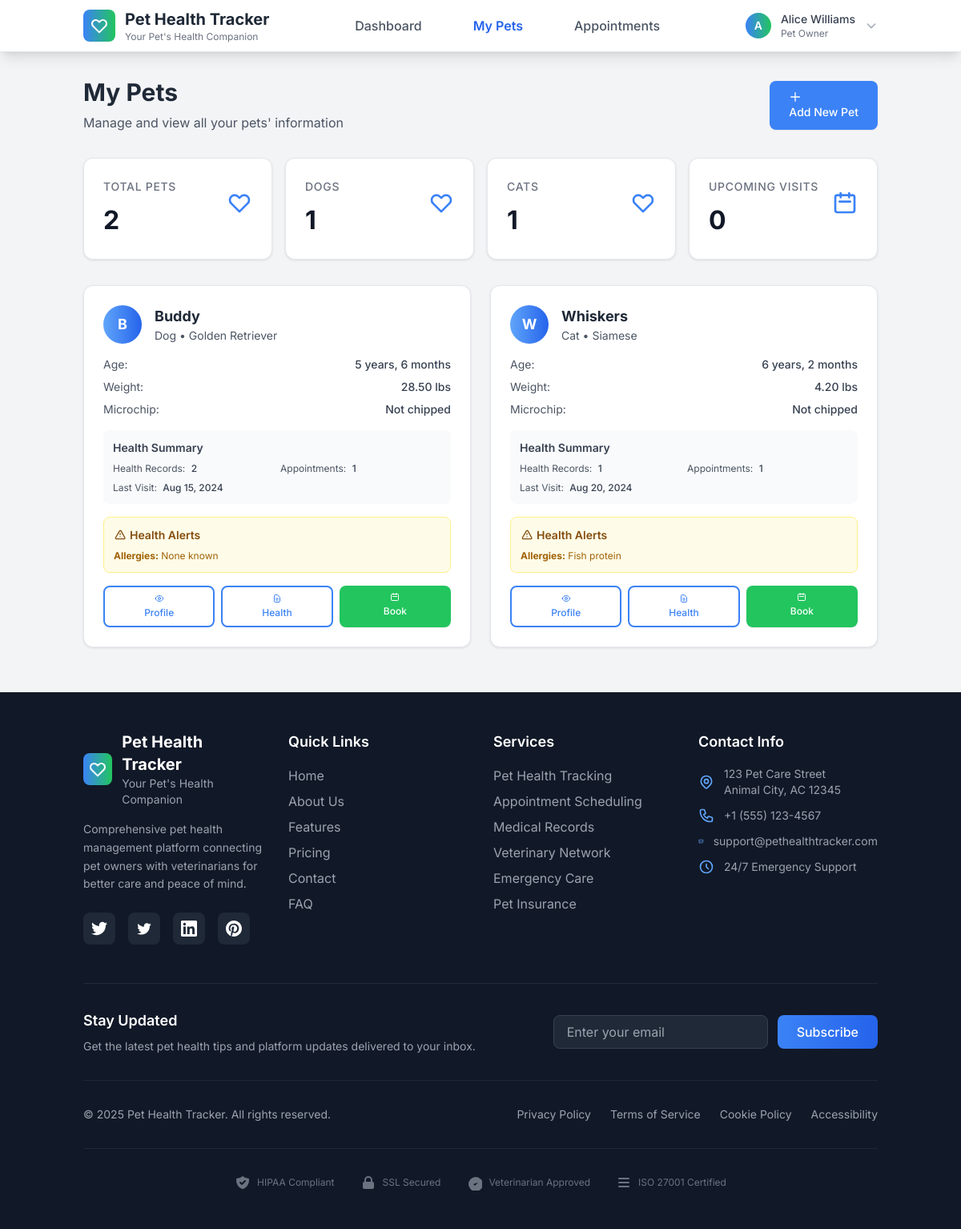
Page /my_pets.php (signed in) on the committed database.
### tables this page shows
CREATE TABLE `pets` (
  `id` INT UNSIGNED NOT NULL AUTO_INCREMENT,
  `owner_id` INT UNSIGNED NOT NULL,
  `name` VARCHAR(100) NOT NULL,
  `species` VARCHAR(50) NOT NULL,
  `breed` VARCHAR(100),
  `gender` ENUM('male','female','unknown') DEFAULT 'unknown',
  `dob` DATE,
  `weight` DECIMAL(5,2),
  `color` VARCHAR(100),
  `microchip_id` VARCHAR(50),
  `is_spayed_neutered` TINYINT(1) DEFAULT 0,
  `allergies` TEXT,
  `medications` TEXT,
  `special_needs` TEXT,
  `notes` TEXT,
  `emergency_contact` VARCHAR(255),
  `emergency_phone` VARCHAR(20),
  `photo_url` VARCHAR(500),
  `is_active` TINYINT(1) DEFAULT 1,
  `created_at` TIMESTAMP NOT NULL DEFAULT CURRENT_TIMESTAMP,
  `updated_at` TIMESTAMP NOT NULL DEFAULT CURRENT_TIMESTAMP ON UPDATE CURRENT_TIMESTAMP,
  PRIMARY KEY (`id`),
  UNIQUE KEY `uq_pets_microchip` (`microchip_id`),
  KEY `idx_pets_owner` (`owner_id`),
  KEY `idx_pets_species` (`species`),
  CONSTRAINT `fk_pets_owner` FOREIGN KEY (`owner_id`) REFERENCES `users` (`id`) ON DELETE CASCADE
);

### my_pets.php (the view, shortened to what this page needs)
<?php
require 'db.php';
$user_id = $_SESSION['user_id'];
$pets_query = "
    SELECT p.*,
           COUNT(DISTINCT hr.id) as health_records_count,
           COUNT(DISTINCT a.id) as appointments_count,
           COUNT(DISTINCT CASE WHEN a.appointment_date >= CURDATE() AND a.status = 'confirmed' THEN a.id END) as upcoming_appointments,
           MAX(hr.record_date) as last_health_record,
           MAX(a.appointment_date) as last_appointment
    FROM pets p
    LEFT JOIN health_records hr ON p.id = hr.pet_id
    LEFT JOIN appointments a ON p.id = a.pet_id
    WHERE p.owner_id = $user_id
    GROUP BY p.id
    ORDER BY p.name
";
$pets_result = $conn->query($pets_query);
$pets = $pets_result->fetch_all(MYSQLI_ASSOC);
$health_alerts = [];
?>
<!DOCTYPE html>
<html lang="en">
<head>
    <script src="https://cdn.tailwindcss.com"></script>
    <link href="assets/css/tailwind.css" rel="stylesheet">
</head>
<body class="bg-gray-100 min-h-screen">
    <?php include 'includes/header.php'; ?>
    <div class="container py-8">
        <div class="mb-8">
            <div class="flex items-center justify-between">
                <div>
                    <h1 class="text-3xl font-bold text-gray-800 mb-2">My Pets</h1>
                    <p class="text-gray-600">Manage and view all your pets' information</p>
                </div>
                <a href="add_pet.php" class="btn btn-primary">
                    <svg class="w-4 h-4 mr-2" fill="none" stroke="currentColor" viewBox="0 0 24 24">
                        <path stroke-linecap="round" stroke-linejoin="round" stroke-width="2" d="M12 4v16m8-8H4"></path>
                    </svg>
                    Add New Pet
                </a>
            </div>
        </div>
        <div class="grid md:grid-cols-4 gap-4 mb-8">
            <div class="stat-card">
                <div class="flex items-center justify-between">
                    <div>
                        <div class="stat-title">Total Pets</div>
                        <div class="stat-value"><?php echo count($pets); ?></div>
                    </div>
                    <svg class="stat-icon" fill="none" stroke="currentColor" viewBox="0 0 24 24">
                        <path stroke-linecap="round" stroke-linejoin="round" stroke-width="2" d="M4.318 6.318a4.5 4.5 0 000 6.364L12 20.364l7.682-7.682a4.5 4.5 0 00-6.364-6.364L12 7.636l-1.318-1.318a4.5 4.5 0 00-6.364 0z"></path>
                    </svg>
                </div>
            </div>
            <div class="stat-card">
                <div class="flex items-center justify-between">
                    <div>
                        <div class="stat-title">Dogs</div>
                        <div class="stat-value"><?php echo count(array_filter($pets, function($p) { return strtolower($p['species']) === 'dog'; })); ?></div>
                    </div>
                    <svg class="stat-icon" fill="none" stroke="currentColor" viewBox="0 0 24 24">
                        <path stroke-linecap="round" stroke-linejoin="round" stroke-width="2" d="M4.318 6.318a4.5 4.5 0 000 6.364L12 20.364l7.682-7.682a4.5 4.5 0 00-6.364-6.364L12 7.636l-1.318-1.318a4.5 4.5 0 00-6.364 0z"></path>
                    </svg>
                </div>
            </div>
            <div class="stat-card">
                <div class="flex items-center justify-between">
                    <div>
                        <div class="stat-title">Cats</div>
                        <div class="stat-value"><?php echo count(array_filter($pets, function($p) { return strtolower($p['species']) === 'cat'; })); ?></div>
                    </div>
                    <svg class="stat-icon" fill="none" stroke="currentColor" viewBox="0 0 24 24">
                        <path stroke-linecap="round" stroke-linejoin="round" stroke-width="2" d="M4.318 6.318a4.5 4.5 0 000 6.364L12 20.364l7.682-7.682a4.5 4.5 0 00-6.364-6.364L12 7.636l-1.318-1.318a4.5 4.5 0 00-6.364 0z"></path>
                    </svg>
                </div>
            </div>
            <div class="stat-card">
                <div class="flex items-center justify-between">
                    <div>
                        <div class="stat-title">Upcoming Visits</div>
                        <div class="stat-value"><?php echo array_sum(array_column($pets, 'upcoming_appointments')); ?></div>
                    </div>
                    <svg class="stat-icon" fill="none" stroke="currentColor" viewBox="0 0 24 24">
                        <path stroke-linecap="round" stroke-linejoin="round" stroke-width="2" d="M8 7V3m8 4V3m-9 8h10M5 21h14a2 2 0 002-2V7a2 2 0 00-2-2H5a2 2 0 00-2 2v12a2 2 0 002 2z"></path>
                    </svg>
                </div>
            </div>
        </div>
        <?php if (empty($pets)): ?>
            <div class="card">
                <div class="card-body text-center py-12">
                    <svg class="mx-auto w-16 h-16 text-gray-400 mb-4" fill="none" stroke="currentColor" viewBox="0 0 24 24">
                        <path stroke-linecap="round" stroke-linejoin="round" stroke-width="2" d="M4.318 6.318a4.5 4.5 0 000 6.364L12 20.364l7.682-7.682a4.5 4.5 0 00-6.364-6.364L12 7.636l-1.318-1.318a4.5 4.5 0 00-6.364 0z"></path>
                    </svg>
                    <h3 class="text-xl font-medium text-gray-700 mb-2">No pets registered yet</h3>
                    <p class="text-gray-500 mb-6">Add your first pet to start tracking their health</p>
                    <a href="add_pet.php" class="btn btn-primary">Add Your First Pet</a>
                </div>
            </div>
        <?php else: ?>
            <div class="grid lg:grid-cols-2 xl:grid-cols-3 gap-6">
                <?php foreach ($pets as $pet): ?>
                    <div class="card hover:shadow-lg transition-shadow">
                        <div class="card-body">
                            <div class="flex items-center mb-4">
                                <div class="w-12 h-12 bg-gradient-to-r from-blue-400 to-blue-600 rounded-full flex items-center justify-center mr-4">
                                    <span class="text-white font-bold text-lg"><?php echo strtoupper(substr($pet['name'], 0, 1)); ?></span>
                                </div>
                                <div class="flex-1">
                                    <h3 class="text-lg font-bold text-gray-800"><?php echo htmlspecialchars($pet['name']); ?></h3>
                                    <p class="text-sm text-gray-600"><?php echo htmlspecialchars($pet['species']); ?> • <?php echo htmlspecialchars($pet['breed'] ?? 'Mixed'); ?></p>
                                </div>
                            </div>
                            <div class="space-y-2 mb-4">
                                <div class="flex justify-between text-sm">
                                    <span class="text-gray-600">Age:</span>
                                    <span class="font-medium">
                                        <?php
                                        if ($pet['dob']) {
                                            $birth = new DateTime($pet['dob']);
                                            $now = new DateTime();
                                            $age = $birth->diff($now);
                                            echo $age->y . ' years, ' . $age->m . ' months';
                                        } else {
                                            echo 'Unknown';
                                        }
                                        ?>
                                    </span>
                                </div>
                                <div class="flex justify-between text-sm">
                                    <span class="text-gray-600">Weight:</span>
                                    <span class="font-medium"><?php echo $pet['weight'] ? $pet['weight'] . ' lbs' : 'Not recorded'; ?></span>
                                </div>
                                <div class="flex justify-between text-sm">
                                    <span class="text-gray-600">Microchip:</span>
                                    <span class="font-medium"><?php echo $pet['microchip_id'] ?: 'Not chipped'; ?></span>
                                </div>
                            </div>
                            <div class="bg-gray-50 rounded-lg p-3 mb-4">
                                <h4 class="text-sm font-semibold text-gray-700 mb-2">Health Summary</h4>
                                <div class="grid grid-cols-2 gap-2 text-xs">
                                    <div>
                                        <span class="text-gray-600">Health Records:</span>
                                        <span class="font-medium ml-1"><?php echo $pet['health_records_count']; ?></span>
                                    </div>
                                    <div>
                                        <span class="text-gray-600">Appointments:</span>
                                        <span class="font-medium ml-1"><?php echo $pet['appointments_count']; ?></span>
                                    </div>
                                    <div class="col-span-2">
                                        <span class="text-gray-600">Last Visit:</span>
                                        <span class="font-medium ml-1">
                                            <?php echo $pet['last_appointment'] ? date('M j, Y', strtotime($pet['last_appointment'])) : 'Never'; ?>
                                        </span>
                                    </div>
                                </div>
                            </div>
                            <?php if (!empty($health_alerts[$pet['id']]) || $pet['allergies'] || $pet['special_needs']): ?>
                                <div class="bg-yellow-50 border border-yellow-200 rounded-lg p-3 mb-4">
                                    <h4 class="text-sm font-semibold text-yellow-800 mb-2 flex items-center">
                                        <svg class="w-4 h-4 mr-1" fill="none" stroke="currentColor" viewBox="0 0 24 24">
                                            <path stroke-linecap="round" stroke-linejoin="round" stroke-width="2" d="M12 9v2m0 4h.01m-6.938 4h13.856c1.54 0 2.502-1.667 1.732-2.5L13.732 4c-.77-.833-1.964-.833-2.732 0L3.732 16.5c-.77.833.192 2.5 1.732 2.5z"></path>
                                        </svg>
                                        Health Alerts
                                    </h4>
                                    <div class="space-y-1 text-xs text-yellow-700">
                                        <?php if ($pet['allergies']): ?>
                                            <div><strong>Allergies:</strong> <?php echo htmlspecialchars($pet['allergies']); ?></div>
                                        <?php endif; ?>
                                    </div>
                                </div>
                            <?php endif; ?>
                            <div class="grid grid-cols-3 gap-2">
                                <a href="pet_profile.php?id=<?php echo $pet['id']; ?>"
                                   class="btn btn-outline text-xs py-2 px-3 text-center">
                                    Profile
                                </a>
                                <a href="view_health_records.php?pet_id=<?php echo $pet['id']; ?>"
                                   class="btn btn-outline text-xs py-2 px-3 text-center">
                                    <svg class="w-3 h-3 mx-auto mb-1" fill="none" stroke="currentColor" viewBox="0 0 24 24">
                                        <path stroke-linecap="round" stroke-linejoin="round" stroke-width="2" d="M9 12h6m-6 4h6m2 5H7a2 2 0 01-2-2V5a2 2 0 012-2h5.586a1 1 0 01.707.293l5.414 5.414a1 1 0 01.293.707V19a2 2 0 01-2 2z"></path>
                                    </svg>
                                    Health
                                </a>
                                <a href="schedule_appointment.php?pet_id=<?php echo $pet['id']; ?>"
                                   class="btn btn-secondary text-xs py-2 px-3 text-center">
                                    <svg class="w-3 h-3 mx-auto mb-1" fill="none" stroke="currentColor" viewBox="0 0 24 24">
                                        <path stroke-linecap="round" stroke-linejoin="round" stroke-width="2" d="M8 7V3m8 4V3m-9 8h10M5 21h14a2 2 0 002-2V7a2 2 0 00-2-2H5a2 2 0 00-2 2v12a2 2 0 002 2z"></path>
                                    </svg>
                                    Book
                                </a>
                            </div>
                        </div>
                    </div>
                <?php endforeach; ?>
            </div>
        <?php endif; ?>
    </div>
    <?php include 'includes/footer.php'; ?>
</body>
</html>

### rows in the picture
pets: name "B", name "Buddy", species "Dog", breed "Golden Retriever", dob "5", dob "6", weight "28.50", microchip "Not chipped", health_records_count "2", appointments_count "1", last_appointment "Aug 15, 2024", allergies "None known"
pets: name "W", name "Whiskers", species "Cat", breed "Siamese", dob "6", dob "2", weight "4.20", microchip "Not chipped", health_records_count "1", appointments_count "1", last_appointment "Aug 20, 2024", allergies "Fish protein"

### other values in the picture
substr($user_name, 0, 1) "A"
$user_name "Alice Williams"
str_replace('_', ' ', $user_role) "Pet Owner"
count($pets) "2"
array_sum(array_column($pets, 'upcoming_appointments')) "0"
